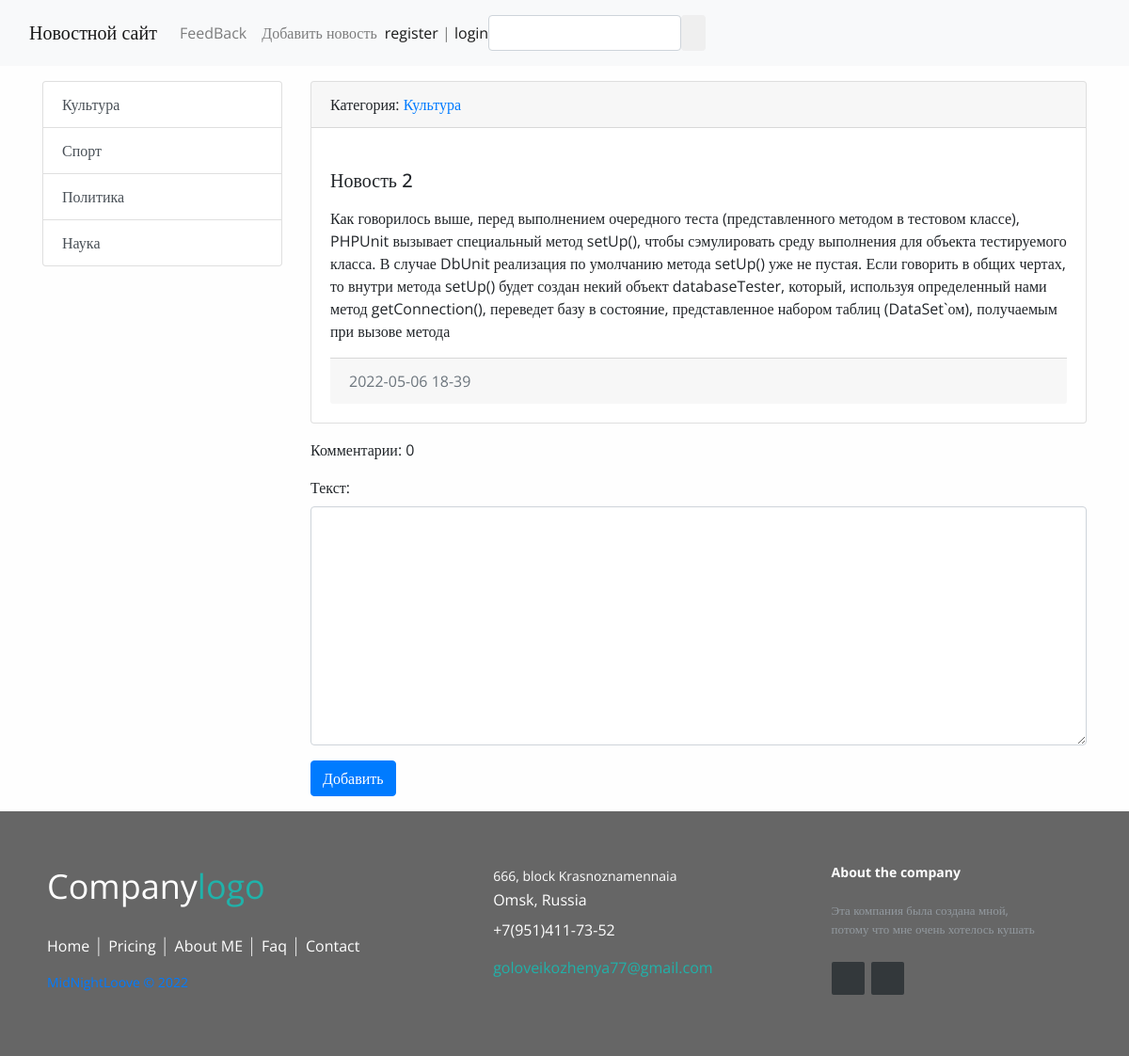
Page /news/2/ on the earlier database version.
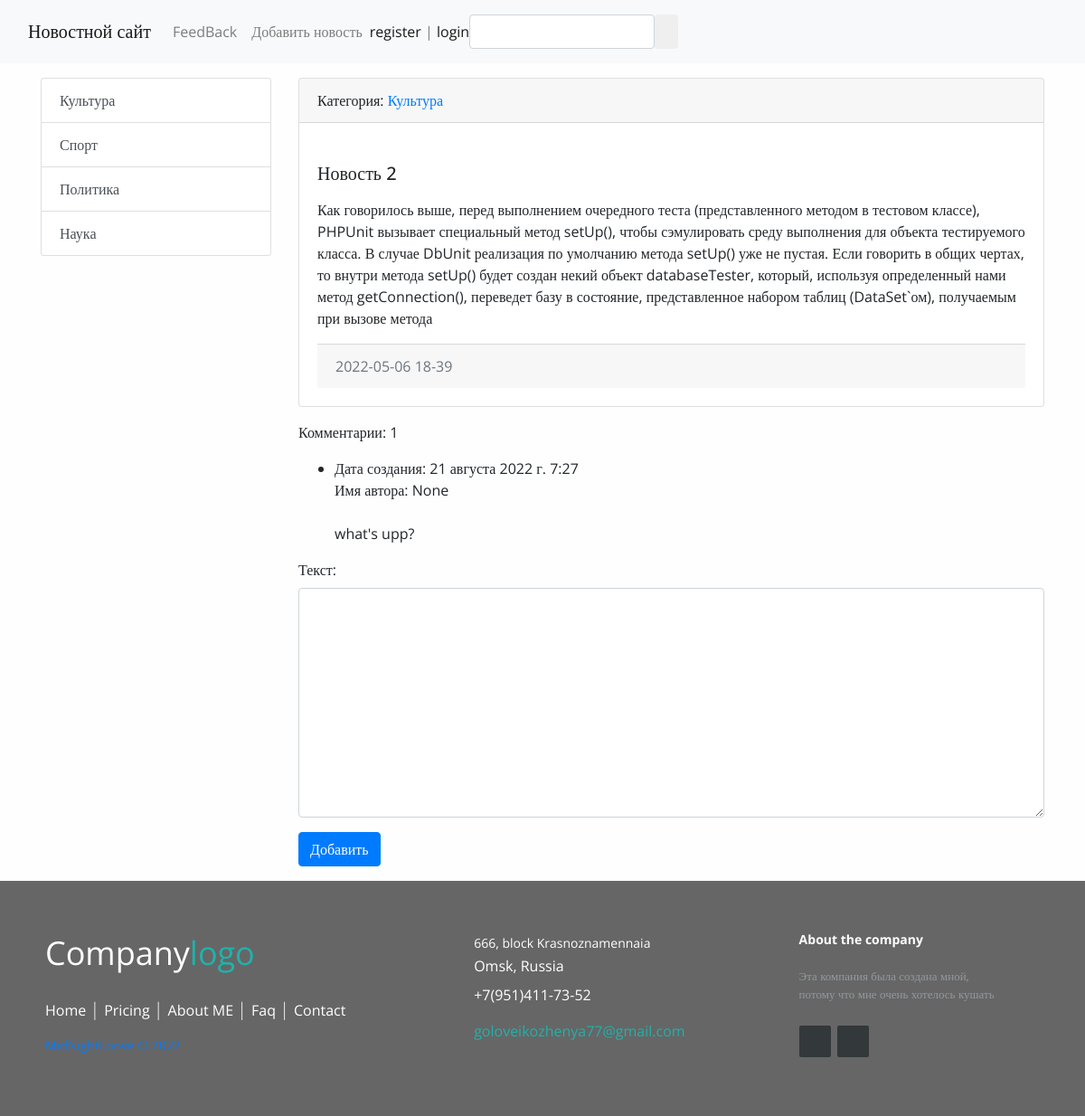
Same page on the later database version.
### news/models.py (models this page shows, shortened)
class Category (models.Model):
    title = models.TextField(max_length=150, db_index=True, verbose_name='Название категории')
    def get_absolute_url(self):
        return reverse('category', kwargs={'category_id': self.pk})
    def __str__(self):
        return self.title

class News(models.Model):
    author =models.ForeignKey(User, on_delete=models.CASCADE, verbose_name = 'Автор статьи', blank=True, null=True)
    title = models.CharField(max_length=150, verbose_name='Заголовок')
    content = models.TextField(blank=True, verbose_name='Содержание')
    created_at = models.DateTimeField(auto_now_add=True, verbose_name='Создано')
    updated_at = models.DateTimeField(auto_now=True,verbose_name='Обновлено')
    photo = models.ImageField(upload_to='photos/%Y/%m/%d',blank=True, verbose_name='Фото')
    is_published = models.BooleanField(default=True, verbose_name='Опубликовано')
    category = models.ForeignKey('Category', on_delete=models.PROTECT,null=True, verbose_name='Категория')
    views = models.IntegerField(default = 0)

class Reviews(models.Model):
    create_date = models.DateTimeField(auto_now=True)
    name = models.CharField("Имя", max_length= 150)
    text = models.TextField("Текст", max_length= 400)
    product = models.ForeignKey(News, verbose_name='Статья', on_delete=models.CASCADE, null = True, blank = True, related_name = 'comments_articles')
    author = models.ForeignKey(User, on_delete = models.CASCADE, verbose_name='Автор комментария', blank = True, null = True)
    status = models.BooleanField(verbose_name="Видимость статьи", default = True)
    class Meta:
        verbose_name = 'Отзыв'
        verbose_name_plural = 'Отзывы'

### news/views.py (the view, shortened to what this page needs)
# urls.py: path('news/<int:pk>/', ViewNews.as_view(), name='view_news'),
class ViewNews(CustomSuccessMessageMixin ,FormMixin, DetailView):
    model = News
    context_object_name = 'news_item'
    form_class = CommentForm
    success_msg = "Комментарий создан!"

### news/forms.py
class CommentForm(forms.ModelForm):
    class Meta:
        model = Reviews
        fields = ('text',)
    def __init__(self, *args, **kwargs):
        super().__init__(*args,**kwargs)
        for field in self.fields:
            self.fields[field].widget.attrs['class'] = 'form-control'

### news/templatetags/news_tags.py (called while the page is built)
@register.simple_tag(name='get_list_categories')
def get_categories():
    return Category.objects.all()

### news/templates/news/news_detail.html (shortened to what this page needs)
{% extends 'base.html' %}
{% block sidebar %}
{% include 'inc/_sidebar.html' %}
{% endblock %}
{% block content %}
<div class="card mb-3">
  <div class="card-header">
    Категория: <a href="{{ news_item.category.get_absolute_url }}">{{news_item.category}}</a>
  </div>
  <div class="card-body">
  <h5 class="card-title ">{{ news_item.title }}</h5>
    <p class="card-text">{{ news_item.content|safe|linebreaks}}</p>
      <div class="card-footer text-muted">
        {{news_item.created_at | date:"Y-m-d H-i"}}
      </div>
    </div>
  </div>
      <p>Комментарии: {{ news_item.comments_articles.all.count}}</p>
       <ul>
        <div class='card-mb-3'>
        {% for item in news_item.comments_articles.all %}
            <li>
              Дата создания: {{ item.create_date }}<br>
              Имя автора: {{ item.author }}<br>
              <br>
                {{ item.text }}
            </li>
          {% endfor %}
        </div>
        </ul>
          <form action="" id = "add_form" method = 'POST'>
              {{ form.as_p }}
          </form>
              <button form='add_form' type ='submit' class ='btn btn-primary'>Добавить</button>
        </div>
</div>
{% endblock %}

### templates/inc/_sidebar.html
{% load news_tags %}
<div class="list-group">
    {% get_list_categories as categories %}
    {% for item in categories %}
    <a href="{% url 'category' item.pk %}"
       class="list-group-item list-group-item-action">{{ item.title }}
    </a>
    {% endfor %}
</div>

Differences in the rows shown:
computed for News "Новость 2": comments_articles.all.count "0" → "1"
added Reviews: create_date "21 августа 2022 г. 7:27", author "None", text "what's upp?"
